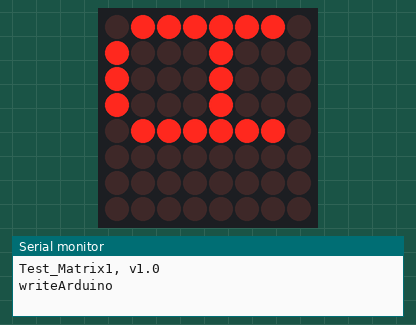
Simulated run of this sketch. Board: Arduino Nano, built with avr-gcc and run on an emulated ATmega328P. On the bench: 8×8 LED matrix, the last lines printed to the serial monitor.

Above: at 0.1 s.
At 1.1 s:
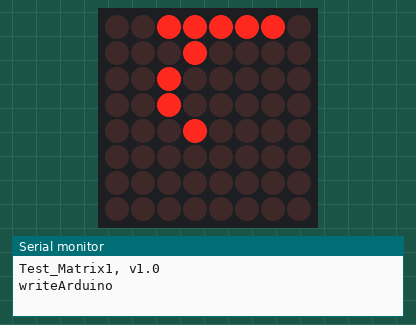
At 2.1 s:
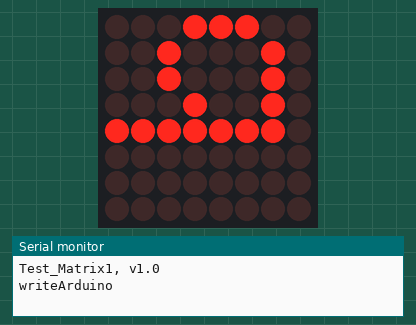
At 3.1 s:
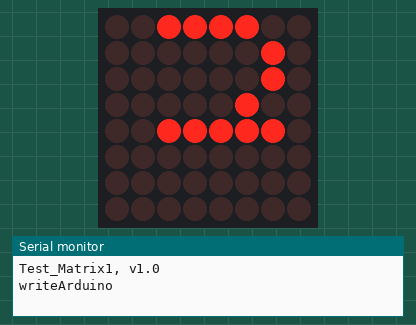
At 6.1 s:
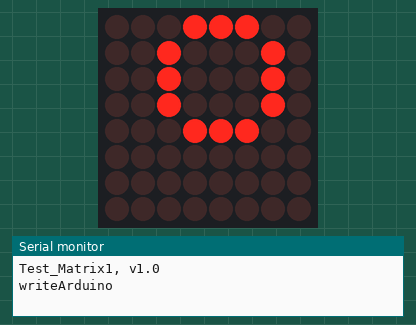
At 12.9 s:
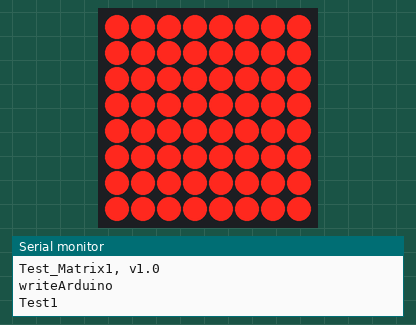

Measured:
- what the display in image 1 shows lasts 1.0 s, from 1.0 s to 2.0 s
- what the display in image 5 shows lasts 1.0 s, from 12.9 s to 13.9 s

The sketch:

TestMatrix1.ino
```cpp
//We always have to include the library
#include "LedControl.h"

/*
Now we need a LedControl to work with.
***** These pin numbers will probably not work with your hardware *****
pin D11 MOSI - is connected to the DataIn
pin D13  SCK - is connected to the CLK
pin  8 - 10 is connected to LOAD
We have only a single MAX72XX.

We use pins 12,11 and 10 on the Arduino for the SPI interface
* Pin 12 is connected to the DATA IN-pin of the first MAX7221
* Pin 11 is connected to the CLK-pin of the first MAX7221
* Pin 10 is connected to the LOAD(/CS)-pin of the first MAX7221
* There will only be a single MAX7221 attached to the arduino

*/
//LedControl lc = LedControl(11, 13, 8, 1);
LedControl lc = LedControl(12, 11, 10, 1);

/* we always wait a bit between updates of the display */
unsigned long delaytime1 = 1000;
unsigned long delaytime2 = 200;


void setup() {
	Serial.begin(9600);	// Debugging only
	Serial.println("Test_Matrix1, v1.0");

	/*
	The MAX72XX is in power-saving mode on startup,
	we have to do a wakeup call
	*/
	lc.shutdown(0, false);
	/* Set the brightness to a medium values */
	lc.setIntensity(0, 3);
	/* and clear the display */
	lc.clearDisplay(0);
}

/*
This method will display the characters for the
word "Arduino" one after the other on the matrix.
(you need at least 5x7 leds to see the whole chars)
*/
void writeArduinoOnMatrix() {
	Serial.println("writeArduino");

	/* here is the data for the characters */
	byte a[5] = { B01111110, B10001000, B10001000, B10001000, B01111110 };
	byte r[5] = { B00111110, B00010000, B00100000, B00100000, B00010000 };
	byte d[5] = { B00011100, B00100010, B00100010, B00010010, B11111110 };
	byte u[5] = { B00111100, B00000010, B00000010, B00000100, B00111110 };
	byte i[5] = { B00000000, B00100010, B10111110, B00000010, B00000000 };
	byte n[5] = { B00111110, B00010000, B00100000, B00100000, B00011110 };
	byte o[5] = { B00011100, B00100010, B00100010, B00100010, B00011100 };

	/* now display them one by one with a small delay */
	lc.setRow(0, 0, a[0]);
	lc.setRow(0, 1, a[1]);
	lc.setRow(0, 2, a[2]);
	lc.setRow(0, 3, a[3]);
	lc.setRow(0, 4, a[4]);
	delay(delaytime1);
	lc.setRow(0, 0, r[0]);
	lc.setRow(0, 1, r[1]);
	lc.setRow(0, 2, r[2]);
	lc.setRow(0, 3, r[3]);
	lc.setRow(0, 4, r[4]);
	delay(delaytime1);
	lc.setRow(0, 0, d[0]);
	lc.setRow(0, 1, d[1]);
	lc.setRow(0, 2, d[2]);
	lc.setRow(0, 3, d[3]);
	lc.setRow(0, 4, d[4]);
	delay(delaytime1);
	lc.setRow(0, 0, u[0]);
	lc.setRow(0, 1, u[1]);
	lc.setRow(0, 2, u[2]);
	lc.setRow(0, 3, u[3]);
	lc.setRow(0, 4, u[4]);
	delay(delaytime1);
	lc.setRow(0, 0, i[0]);
	lc.setRow(0, 1, i[1]);
	lc.setRow(0, 2, i[2]);
	lc.setRow(0, 3, i[3]);
	lc.setRow(0, 4, i[4]);
	delay(delaytime1);
	lc.setRow(0, 0, n[0]);
	lc.setRow(0, 1, n[1]);
	lc.setRow(0, 2, n[2]);
	lc.setRow(0, 3, n[3]);
	lc.setRow(0, 4, n[4]);
	delay(delaytime1);
	lc.setRow(0, 0, o[0]);
	lc.setRow(0, 1, o[1]);
	lc.setRow(0, 2, o[2]);
	lc.setRow(0, 3, o[3]);
	lc.setRow(0, 4, o[4]);
	delay(delaytime1);
	lc.setRow(0, 0, 0);
	lc.setRow(0, 1, 0);
	lc.setRow(0, 2, 0);
	lc.setRow(0, 3, 0);
	lc.setRow(0, 4, 0);
	delay(delaytime1);
}

/*
This function lights up a some Leds in a row.
The pattern will be repeated on every row.
The pattern will blink along with the row-number.
row number 4 (index==3) will blink 4 times etc.
*/
void rows() {
	Serial.println("Rows");

	for (int row = 0; row < 8; row++) {
		delay(delaytime2);
		lc.setRow(0, row, B10100000);
		delay(delaytime2);
		lc.setRow(0, row, (byte)0);
		for (int i = 0; i < row; i++) {
			delay(delaytime2);
			lc.setRow(0, row, B10100000);
			delay(delaytime2);
			lc.setRow(0, row, (byte)0);
		}
	}
}

/*
This function lights up a some Leds in a column.
The pattern will be repeated on every column.
The pattern will blink along with the column-number.
column number 4 (index==3) will blink 4 times etc.
*/
void columns() {
	Serial.println("Columns");

	for (int col = 0; col < 8; col++) {
		delay(delaytime2);
		lc.setColumn(0, col, B10100000);
		delay(delaytime2);
		lc.setColumn(0, col, (byte)0);
		for (int i = 0; i < col; i++) {
			delay(delaytime2);
			lc.setColumn(0, col, B10100000);
			delay(delaytime2);
			lc.setColumn(0, col, (byte)0);
		}
	}
}

/*
This function will light up every Led on the matrix.
The led will blink along with the row-number.
row number 4 (index==3) will blink 4 times etc.
*/
void single() {
	Serial.println("Single");

	for (int row = 0; row < 8; row++) {
		for (int col = 0; col < 8; col++) {
			delay(delaytime2);
			lc.setLed(0, row, col, true);
			delay(delaytime2);
			for (int i = 0; i < col; i++) {
				lc.setLed(0, row, col, false);
				delay(delaytime2);
				lc.setLed(0, row, col, true);
				delay(delaytime2);
			}
		}
	}
}


void Test1()
{
	Serial.println("Test1");

	for (int row = 0; row < 8; row++)
	{
		for (int col = 0; col < 8; col++)
		{
			lc.setLed(0, row, col, true);
			delay(50);
		}
	}

	delay(delaytime1);

	lc.clearDisplay(0);
	for (int row = 0; row < 8; row++)
	{
		lc.setRow(0, row, 255);
		delay(90);
	}

	delay(delaytime1);

	lc.clearDisplay(0);
	for (int col = 0; col< 8; col++)
	{
		lc.setColumn(0, col, 255);
		delay(90);
	}
}


void loop() {
	writeArduinoOnMatrix();

	lc.clearDisplay(0);
	Test1();

	lc.clearDisplay(0);
	rows();

	lc.clearDisplay(0);
	columns();

	lc.clearDisplay(0);
	single();


}
```
